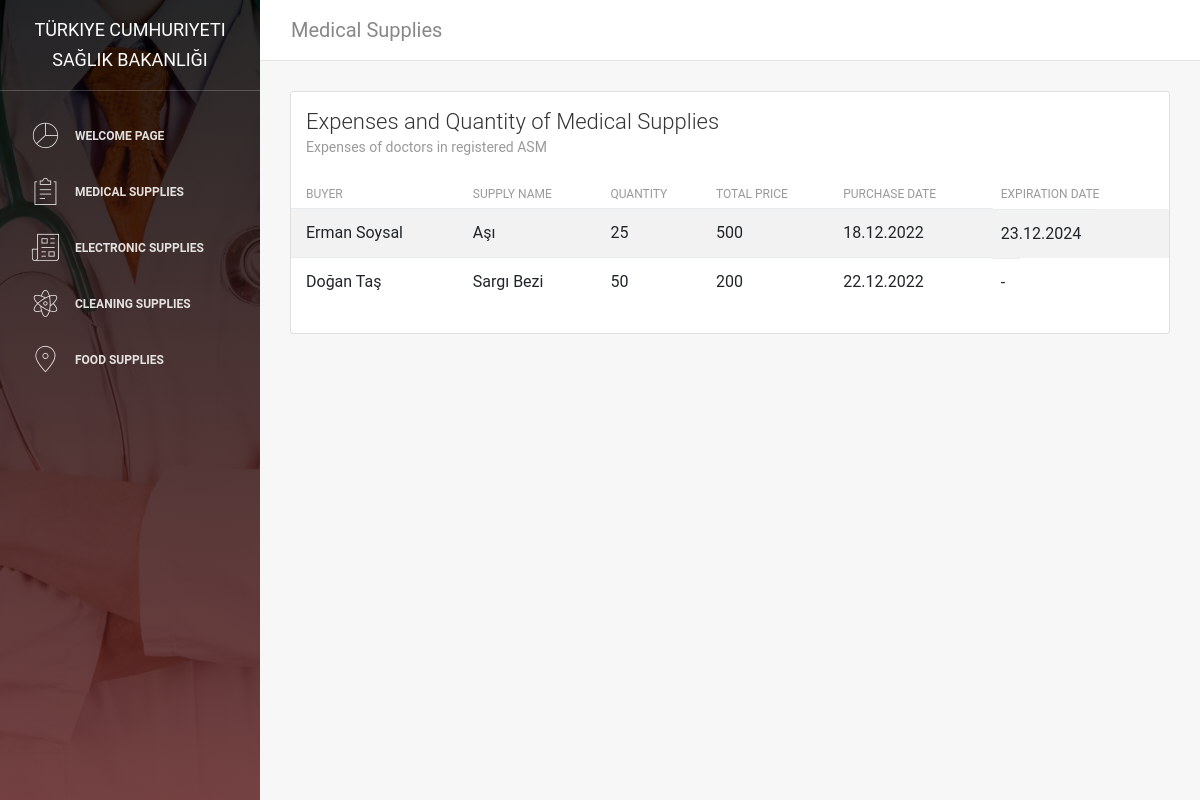
The page /medicalSupplies on the database as committed earlier.
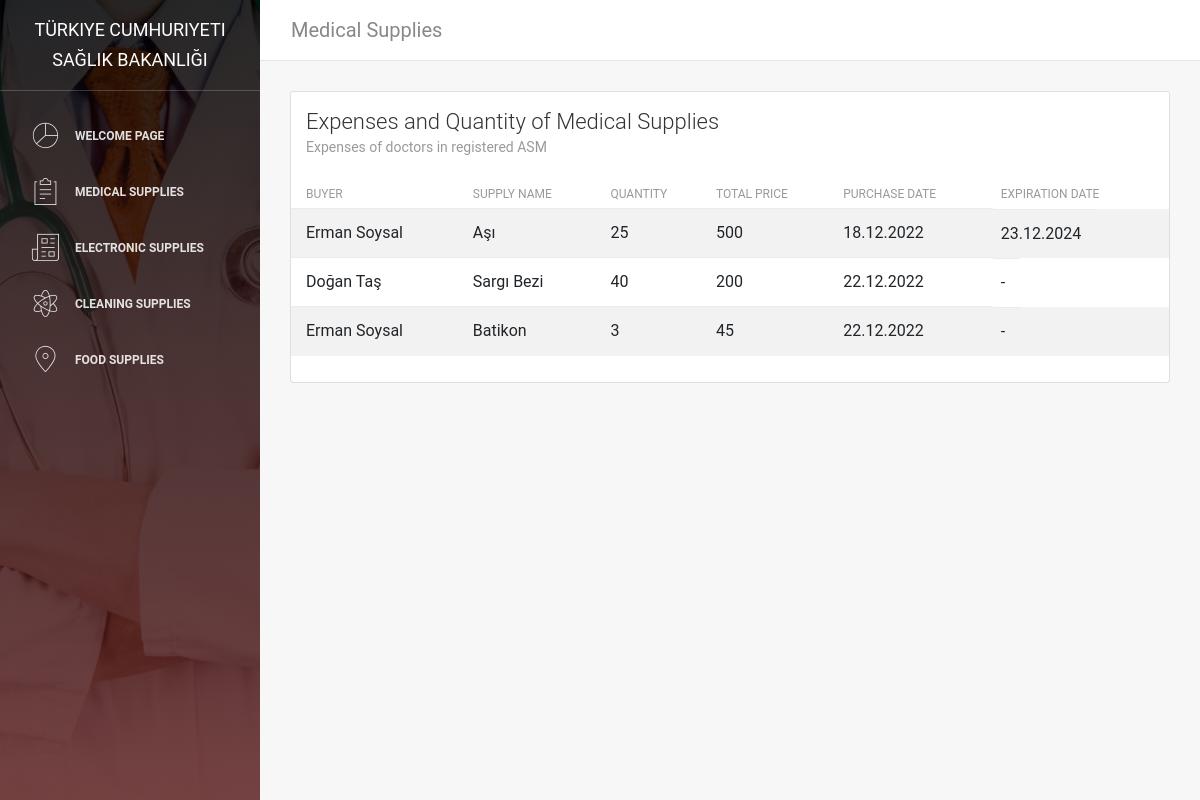
The same page on the database as committed later.
### asm/models.py (models this page shows, shortened)
class MedicalSupplies(models.Model):
    nameMedicalSupplies = models.CharField(max_length=45)
    priceMedicalSupplies = models.CharField(max_length=45)
    quantityMedicalSupplies = models.IntegerField()
    expirationMedicalSupplies = models.CharField(max_length=45)
    buyDateMedicalSupplies = models.CharField(max_length=45)
    buyerMedicalSupplies = models.ForeignKey(Users, on_delete=models.CASCADE, null=True)

class Users(models.Model):
    nameUsers = models.CharField(max_length=45)
    surnameUsers = models.CharField(max_length=45)
    passwordUserss = models.CharField(max_length=45)
    phoneNumberUsers = models.CharField(max_length=45)
    emailUsers = models.CharField(max_length=45)
    def __str__(self):
       return f"{self.nameUsers} {self.surnameUsers}"

### asm/views.py (the view)
# urls.py: path("medicalSupplies", views.medicalSupplies, name='medicalSupplies'),
def medicalSupplies(request):
    medicalSupplies = MedicalSupplies.objects.all()
    context = {
        "medicalSupplies": medicalSupplies
    }
    return render(request, "asm/MedicalSupplies.html", context)

### asm/templates/asm/MedicalSupplies.html (shortened to what the changed rows need)
 {% load static %}
 <!DOCTYPE html>
 <html lang="en">
 <head>
     <link rel="stylesheet" href="https://maxcdn.bootstrapcdn.com/font-awesome/latest/css/font-awesome.min.css" />
     <link href="{% static 'assets/css/bootstrap.min.css' %}" rel="stylesheet" />
     <link href="{% static 'assets/css/light-bootstrap-dashboard.css' %}" rel="stylesheet" />
     <link href="{% static 'assets/css/demo.css' %}" rel="stylesheet" />
 </head>
 <body>
     <div class="wrapper">
         <div class="main-panel">
            <div class="content">
                <div class="container-fluid">
                    <div class="row">
                        <div class="col-md-12">
                            <div class="card strpied-tabled-with-hover">
                                <div class="card-body table-full-width table-responsive">
                                    <table class="table table-hover table-striped">
                                        <thead>
                                            <th>Buyer</th>
                                            <th>Supply Name</th>
                                            <th>Quantity</th>
                                            <th>Total Price</th>
                                            <th>Purchase Date</th>
                                            <th>Expiration Date</th>
                                        </thead>
                                        <tbody>
                                          {% for medicalSupplies in medicalSupplies %}
                                            <tr>
                                                <td> {{medicalSupplies.buyerMedicalSupplies}} </td>
                                                <td> {{medicalSupplies.nameMedicalSupplies}} </td>
                                                <td> {{medicalSupplies.quantityMedicalSupplies}} </td>
                                                <td> {{medicalSupplies.priceMedicalSupplies}} </td>
                                                <td> {{medicalSupplies.buyDateMedicalSupplies}} </td>
                                                <td> {{medicalSupplies.expirationMedicalSupplies}} </td>
                                            </tr>
                                             {% endfor %}
                                        </tbody>
                                    </table>
                                </div>
                            </div>
                        </div>
                    </div>
                </div>
            </div>
        </div>
    </div>
</body>
</html>

Rows that differ between the two databases and show on the page:
changed MedicalSupplies "Sargı Bezi": quantityMedicalSupplies "50" → "40"
added MedicalSupplies: buyerMedicalSupplies "Erman Soysal", nameMedicalSupplies "Batikon", quantityMedicalSupplies "3", priceMedicalSupplies "45", buyDateMedicalSupplies "22.12.2022", expirationMedicalSupplies "-"
